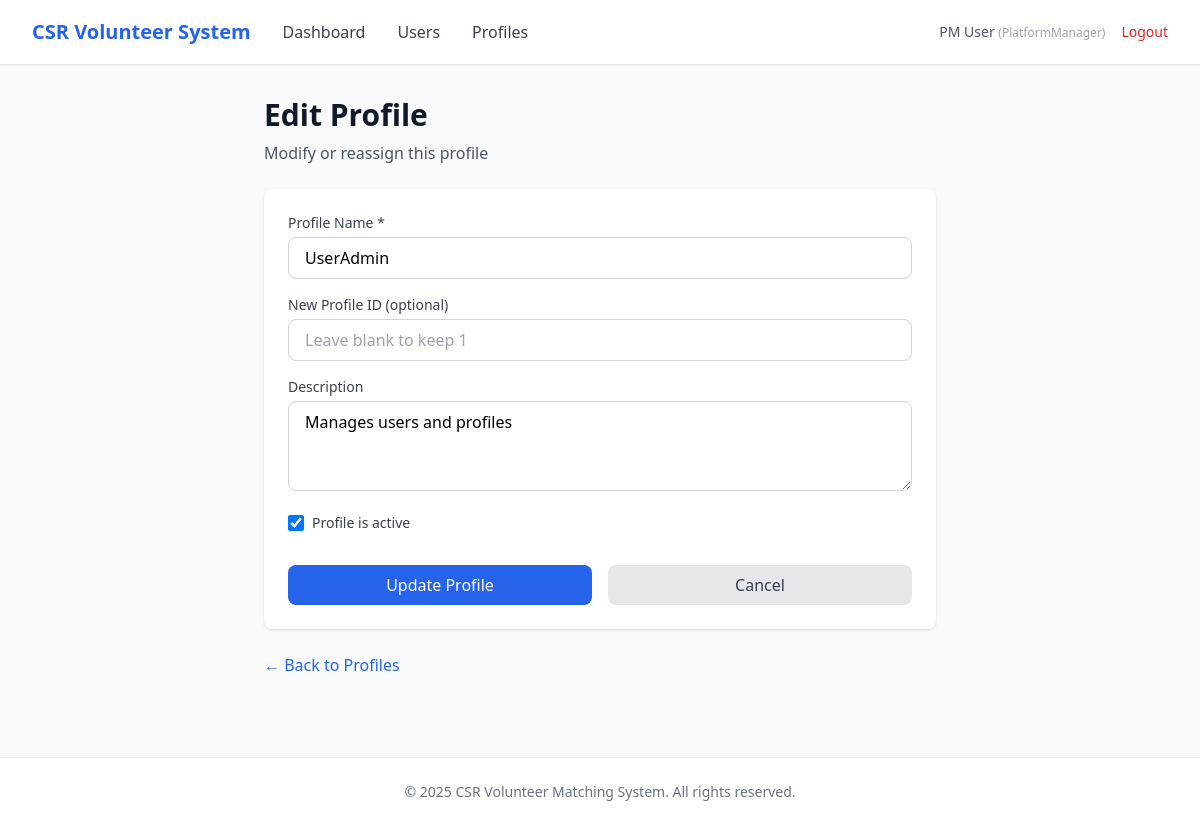
Screenshot of /admin/profiles/1/edit (signed in) with the database file from the repository.
### app/entity/user_account.py (models this page shows, shortened)
class UserAccount(UserMixin, db.Model):
    __tablename__ = "user_accounts"
    userID = db.Column(db.Integer, primary_key=True, autoincrement=True)  # explicit auto increment
    name = db.Column(db.String(100), nullable=False)
    email = db.Column(db.String(120), nullable=False, unique=True, index=True)
    _password = db.Column("password", db.String(255), nullable=False)
    age = db.Column(db.Integer)
    phoneNumber = db.Column(db.String(20))
    isActive = db.Column(db.Boolean, default=True)
    profileID = db.Column(db.Integer, db.ForeignKey("user_profiles.profileID"), nullable=False)
    profile = db.relationship("UserProfile", back_populates="users", lazy=True)
    @property
    def password(self):
        raise AttributeError("Password is write-only.")
    @password.setter
    def password(self, raw):
        self._password = generate_password_hash(raw)

### app/entity/user_profile.py (models this page shows)
class UserProfile(db.Model):
    __tablename__ = "user_profiles"
    profileID   = db.Column(db.Integer, primary_key=True, autoincrement=True)  # explicit auto increment
    profileName = db.Column(db.String(50), nullable=False, unique=True)
    description = db.Column(db.String(255))
    isActive    = db.Column(db.Boolean, default=True)
    users = db.relationship("UserAccount", back_populates="profile", lazy=True)

### app/boundary/routes.py (the view, shortened to what this page needs)
@boundary_bp.route("/admin/profiles/<int:profile_id>/edit", methods=["GET", "POST"])
@login_required
def admin_edit_profile(profile_id):
    from app.control.useradmin_viewUserProfile_controller import UserAdminViewUserProfileController
    profile = UserAdminViewUserProfileController().view_profile(profile_id)
    if not profile:
        flash("Profile not found.", "danger")
        return redirect(url_for("boundary.admin_profiles"))
    return render_template("admin/edit_profile.html", profile=profile)

### app/control/useradmin_viewUserProfile_controller.py (called while the page is built)
    def view_profile(self, profile_id:int):
        return UserProfile.query.get(profile_id)

### app/entity/user_account.py (called while the page is built)
@login_manager.user_loader
def load_user(user_id):
    return UserAccount.query.get(int(user_id))

### app/templates/admin/edit_profile.html (shortened to what this page needs)
{% extends "base.html" %}
{% block nav_links %}
<a href="{{ url_for('boundary.admin_dashboard') }}" class="text-gray-700 hover:text-primary">Dashboard</a>
<a href="{{ url_for('boundary.admin_users') }}" class="text-gray-700 hover:text-primary">Users</a>
<a href="{{ url_for('boundary.admin_profiles') }}" class="text-gray-700 hover:text-primary">Profiles</a>
{% endblock %}
{% block content %}
<div class="max-w-2xl mx-auto">
    <div class="mb-6">
        <h1 class="text-3xl font-bold text-gray-900">Edit Profile</h1>
        <p class="text-gray-600 mt-2">Modify or reassign this profile</p>
    </div>
    <div class="bg-white rounded-lg shadow p-6">
        <form method="POST" action="{{ url_for('boundary.admin_edit_profile', profile_id=profile.profileID) }}">
            <div class="space-y-4">
                <div>
                    <label for="profile_name" class="block text-sm font-medium text-gray-700 mb-1">
                        Profile Name *
                    </label>
                    <input type="text" id="profile_name" name="profile_name"
                           value="{{ profile.profileName }}" required
                           class="w-full px-4 py-2 border border-gray-300 rounded-lg focus:ring-2 focus:ring-primary">
                </div>
                <div>
                    <label for="new_profile_id" class="block text-sm font-medium text-gray-700 mb-1">
                        New Profile ID (optional)
                    </label>
                    <input type="number" id="new_profile_id" name="new_profile_id"
                           placeholder="Leave blank to keep {{ profile.profileID }}"
                           class="w-full px-4 py-2 border border-gray-300 rounded-lg focus:ring-2 focus:ring-primary">
                </div>
                <div>
                    <label for="description" class="block text-sm font-medium text-gray-700 mb-1">
                        Description
                    </label>
                    <textarea id="description" name="description" rows="3"
                              class="w-full px-4 py-2 border border-gray-300 rounded-lg focus:ring-2 focus:ring-primary">{{ profile.description or '' }}</textarea>
                </div>
                <div class="flex items-center">
                    <input type="checkbox" id="is_active" name="is_active"
                           {% if profile.isActive %}checked{% endif %}
                           class="h-4 w-4 text-primary focus:ring-primary border-gray-300 rounded">
                    <label for="is_active" class="ml-2 text-sm text-gray-700">
                        Profile is active
                    </label>
                </div>
                <div class="flex gap-4 pt-4">
                    <button type="submit"
                            class="flex-1 bg-primary text-white py-2 px-4 rounded-lg hover:bg-blue-700 transition">
                        Update Profile
                    </button>
                    <a href="{{ url_for('boundary.admin_profiles') }}"
                       class="flex-1 text-center bg-gray-200 text-gray-700 py-2 px-4 rounded-lg hover:bg-gray-300 transition">
                        Cancel
                    </a>
                </div>
            </div>
        </form>
    </div>
    <div class="mt-6">
        <a href="{{ url_for('boundary.admin_profiles') }}" class="text-primary hover:text-blue-700">
            ← Back to Profiles
        </a>
    </div>
</div>
{% endblock %}

### app/templates/base.html (shortened to what this page needs)
<!DOCTYPE html>
<html lang="en">
<head>
    <script src="https://cdn.tailwindcss.com"></script>
</head>
<body class="bg-gray-50 min-h-screen">
    {% if current_user.is_authenticated %}
    <nav class="bg-white shadow-sm border-b border-gray-200">
        <div class="max-w-7xl mx-auto px-4 sm:px-6 lg:px-8">
            <div class="flex justify-between items-center h-16">
                <div class="flex items-center gap-8">
                    <a href="{{ url_for('boundary.login') }}" class="text-xl font-bold text-primary">
                        CSR Volunteer System
                    </a>
                    {% block nav_links %}{% endblock %}
                </div>
                <div class="flex items-center gap-4">
                    <span class="text-sm text-gray-600">
                        {{ current_user.name }}
                        <span class="text-xs text-gray-400">({{ current_user.profile.profileName }})</span>
                    </span>
                    <a href="{{ url_for('boundary.logout') }}" class="text-sm text-red-600 hover:text-red-700">
                        Logout
                    </a>
                </div>
            </div>
        </div>
    </nav>
    {% endif %}
    <main class="max-w-7xl mx-auto px-4 sm:px-6 lg:px-8 py-8">
        {% block content %}{% endblock %}
    </main>
    <footer class="bg-white border-t border-gray-200 mt-12">
        <div class="max-w-7xl mx-auto px-4 sm:px-6 lg:px-8 py-6">
            <p class="text-center text-sm text-gray-500">
                &copy; 2025 CSR Volunteer Matching System. All rights reserved.
            </p>
        </div>
    </footer>
</body>
</html>

### rows the page displays
UserAccount: name "PM User"
UserProfile: profile.profileName "PlatformManager"
UserProfile: profile_name "UserAdmin", new_profile_id "Leave blank to keep 1", description "Manages users and profiles", isActive "☑"
